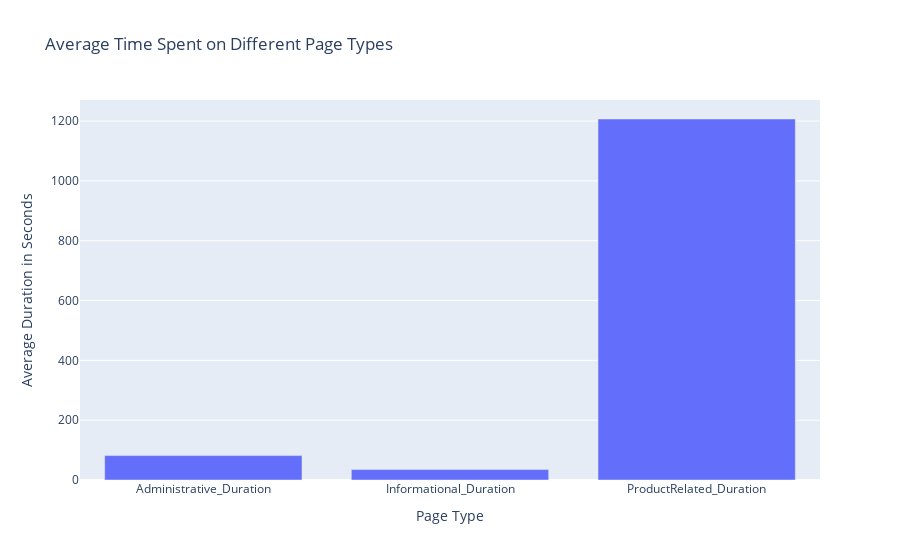

Notebook code cell kept with this figure:
### Markdown cell above
Here, we evaluate the difference using a **bar-chart**, which is perfect because we are just trying to compare numbers between all three categories.

### Code cell
# Creating a bar chart
fig = px.bar(average_duration_per_page_type, x='Page Type', y='Average Duration in Seconds',title='Average Time Spent on Different Page Types')

# Showing the bar chart
fig.show()

### Figure 1 — Plotly figure (JSON) as saved in the notebook; plotly's stock layout.template omitted (floating-point values rounded to 4 significant figures)
{"data": [{"alignmentgroup": "True", "hovertemplate": "Page Type=%{x}<br>Average Duration in Seconds=%{y}<extra></extra>", "legendgroup": "", "marker": {"color": "#636efa", "pattern": {"shape": ""}}, "name": "", "offsetgroup": "", "orientation": "v", "showlegend": false, "textposition": "auto", "type": "bar", "x": ["Administrative_Duration", "Informational_Duration", "ProductRelated_Duration"], "xaxis": "x", "y": [81.65, 34.83, 1207.0], "yaxis": "y"}], "layout": {"barmode": "relative", "legend": {"tracegroupgap": 0}, "title": {"text": "Average Time Spent on Different Page Types"}, "xaxis": {"anchor": "y", "domain": [0, 1], "title": {"text": "Page Type"}}, "yaxis": {"anchor": "x", "domain": [0, 1], "title": {"text": "Average Duration in Seconds"}}}}
